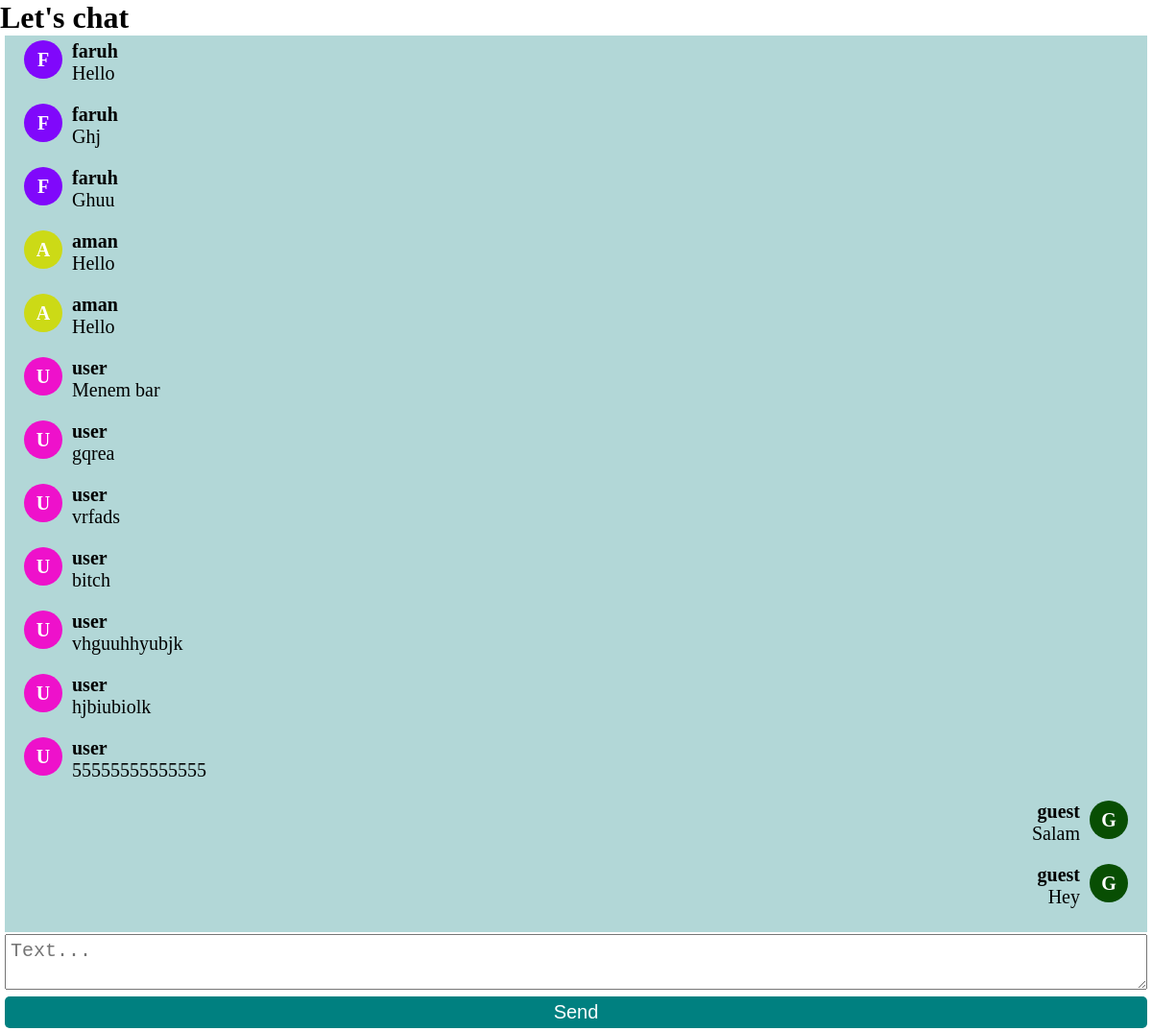
The page / on the database its author committed.
### message/models.py (models this page shows, shortened)
class Message(models.Model):
    username = models.CharField(max_length=255)
    message = models.TextField()
    color = models.CharField(max_length=255, default="red")

### chat/views.py (the view)
# urls.py: path('', lobby)
def lobby(request):
    return render(request, 'chat/lobby.html', {'messages': Message.objects.all()})

### templates/chat/lobby.html (shortened to what this page needs)
{% load static %}
<!DOCTYPE html>
<html lang="en">
<head>
</head>
<body>
    <h1>Let's chat</h1>
    <form id="form" style="position: fixed; bottom: 0; left: 0; right: 0; padding: 3px 5px;">
        <input hidden type="text" id="username" name="username" value="{% if request.user.username %}{{ request.user.username }}{% else %}guest{% endif %}" style="font-size: 20px; width: 100%; padding: 5px;"><br>
        <textarea name="message" style="margin-top: 10px; font-size: 20px; width: 100%; padding: 5px; width: -webkit-fill-available;" placeholder="Text..."></textarea>
        <button type="submit" style="margin-top: 3px; width: 100%; text-align: center; font-size: 20px; background-color: teal; color: #ffffff; border: none; border-radius: 5px; padding: 5px 10px;">Send</button>
    </form>
    <div id="messages" style="background-color: #b2d7d7; height: calc(100% - 150px); margin: 0px 5px;">
    {% for message in messages %}
    <div class="message" style="{% if request.user.username and request.user.username == message.username or not request.user.username and message.username == 'guest' %}direction: rtl;{% endif %}">
        <div class="message-avatar" style="background-color: {{ message.color }};">{{ message.username|make_list|first|title }}</div>
        <div>
            <b>{{ message.username }}</b>
            <p>{{ message.message }}</p>
        </div>
    </div>
    {% endfor %}
    </div>
</body>
</html>

### templates/chat/lobby.html (style rules this page uses)
* { margin: 0; padding: 0; }
html, body { width: 100%; height: 100%; margin: 0; padding: 0; }
#messages * { font-size: 20px; }
#messages { overflow-y: scroll; padding: 5px 10px; }
.message-avatar { width: 40px; height: 40px; text-align: center; border-radius: 50px; color: #ffffff; font-weight: 600; display: flex; justify-content: center; align-items: center; margin: 0 10px; }
.message { display: flex; margin-bottom: 20px; }

### rows shown on the page
Message: username|make_list "F", username "faruh", message "Hello"
Message: username|make_list "F", username "faruh", message "Ghj"
Message: username|make_list "F", username "faruh", message "Ghuu"
Message: username|make_list "A", username "aman", message "Hello"
Message: username|make_list "A", username "aman", message "Hello"
Message: username|make_list "U", username "user", message "Menem bar"
Message: username|make_list "U", username "user", message "gqrea"
Message: username|make_list "U", username "user", message "vrfads"
Message: username|make_list "U", username "user", message "bitch"
Message: username|make_list "U", username "user", message "vhguuhhyubjk"
Message: username|make_list "U", username "user", message "hjbiubiolk"
Message: username|make_list "U", username "user", message "55555555555555"
Message: username|make_list "G", username "guest", message "Salam"
Message: username|make_list "G", username "guest", message "Hey"
